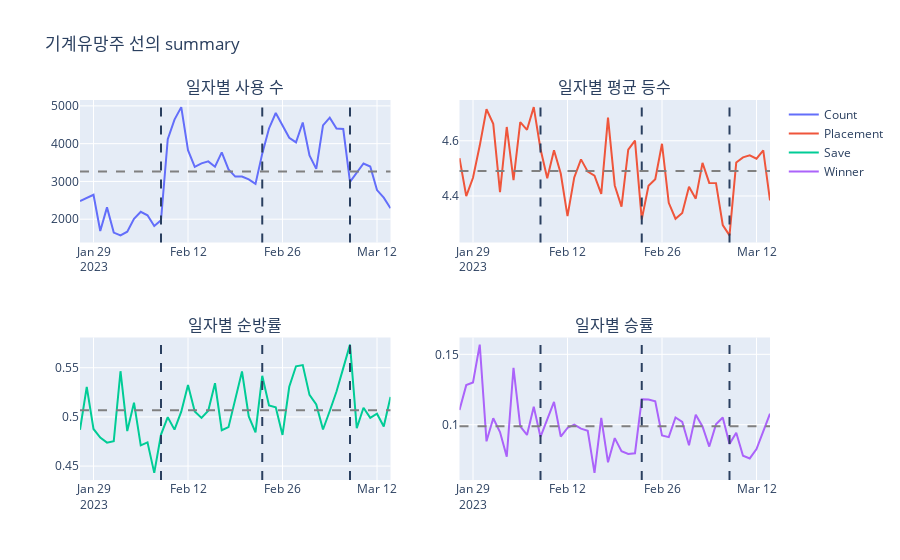

Notebook source saved alongside this figure:
### Markdown cell above
### 기계유망주 선의

#### summary

사용 수 : 153222

평균 순위 : 4.49

평균 순방률 : 50.6%

평균 승률 : 9.9%


시간별 트렌드

1) 사용 수 : 2월 8일 이후 사용량 증가

2) 성적 : 2월 8일 이후 성적 증가 but 승률은 감소

3) 특이사항




#### 증강체

1) 특성 관련 증강 : 선의 문장, 고대의 기록 보관소, 기계유망주 심장

2) 영웅 증강 : 이중 방울, 불타는 영혼, 한숨 잘 시간, 융화

3) 이 외 증강 : 휴대용 대장간, 보석 연꽃, 재료 구러미

4) 성적 좋은 3개 증강 : 이중 방울, 선의 문장, 보석 연꽃

5) 특이사항 : 선의 문장, 보석 연꽃 사용 시 승률 증가

#### 아이템

1) 딜러 아이템 : 푸른 파수꾼, 보석 건틀릿, 거인 학살자, 마법공학 총검, 모렐로노미콘, 쇼진의 창

2) 탱커 아이템 : 이온 충격기, 가고일 돌갑옷

3) 기타 아이템 : 선의 상징, 도적의 장갑

4) 성적 좋은 아이템 : 대부분의 아이템의 순방률 50%를 넘어감.

5) 특이사항 : 선의 상징, 마법공학 총검의 승률이 높음

#### 챔피언

1) 키 챔피언 : 조이, 소라카

2) 특이사항 : 룰루까지 사용하는 경우 - 5기계유망주 순위가 높은 것을 확인

### Code cell
visualization_summary['기계유망주 선의'][1]

### Figure 1 — Plotly figure (JSON) as saved in the notebook; plotly's stock layout.template omitted (floating-point values rounded to 4 significant figures)
{"data": [{"mode": "lines", "name": "Count", "type": "scatter", "x": ["2023-01-27", "2023-01-28", "2023-01-29", "2023-01-30", "2023-01-31", "2023-02-01", "2023-02-02", "2023-02-03", "2023-02-04", "2023-02-05", "2023-02-06", "2023-02-07", "2023-02-08", "2023-02-09", "2023-02-10", "2023-02-11", "2023-02-12", "2023-02-13", "2023-02-14", "2023-02-15", "2023-02-16", "2023-02-17", "2023-02-18", "2023-02-19", "2023-02-20", "2023-02-21", "2023-02-22", "2023-02-23", "2023-02-24", "2023-02-25", "2023-02-26", "2023-02-27", "2023-02-28", "2023-03-01", "2023-03-02", "2023-03-03", "2023-03-04", "2023-03-05", "2023-03-06", "2023-03-07", "2023-03-08", "2023-03-09", "2023-03-10", "2023-03-11", "2023-03-12", "2023-03-13", "2023-03-14"], "y": [2481, 2560, 2647, 1689, 2313, 1645, 1572, 1668, 2008, 2197, 2103, 1819, 1971, 4120, 4638, 4967, 3828, 3386, 3477, 3531, 3390, 3770, 3317, 3128, 3131, 3053, 2934, 3736, 4402, 4812, 4484, 4157, 4033, 4561, 3691, 3332, 4485, 4688, 4399, 4387, 2987, 3226, 3475, 3393, 2770, 2570, 2291]}, {"mode": "lines", "name": "Placement", "type": "scatter", "x": ["2023-01-27", "2023-01-28", "2023-01-29", "2023-01-30", "2023-01-31", "2023-02-01", "2023-02-02", "2023-02-03", "2023-02-04", "2023-02-05", "2023-02-06", "2023-02-07", "2023-02-08", "2023-02-09", "2023-02-10", "2023-02-11", "2023-02-12", "2023-02-13", "2023-02-14", "2023-02-15", "2023-02-16", "2023-02-17", "2023-02-18", "2023-02-19", "2023-02-20", "2023-02-21", "2023-02-22", "2023-02-23", "2023-02-24", "2023-02-25", "2023-02-26", "2023-02-27", "2023-02-28", "2023-03-01", "2023-03-02", "2023-03-03", "2023-03-04", "2023-03-05", "2023-03-06", "2023-03-07", "2023-03-08", "2023-03-09", "2023-03-10", "2023-03-11", "2023-03-12", "2023-03-13", "2023-03-14"], "xaxis": "x2", "y": [4.537, 4.4, 4.466, 4.583, 4.714, 4.661, 4.414, 4.65, 4.457, 4.667, 4.64, 4.722, 4.57, 4.465, 4.566, 4.481, 4.327, 4.467, 4.533, 4.488, 4.474, 4.408, 4.684, 4.438, 4.362, 4.568, 4.601, 4.315, 4.437, 4.461, 4.589, 4.375, 4.318, 4.338, 4.434, 4.39, 4.52, 4.447, 4.447, 4.295, 4.257, 4.521, 4.54, 4.547, 4.535, 4.565, 4.384], "yaxis": "y2"}, {"mode": "lines", "name": "Save", "type": "scatter", "x": ["2023-01-27", "2023-01-28", "2023-01-29", "2023-01-30", "2023-01-31", "2023-02-01", "2023-02-02", "2023-02-03", "2023-02-04", "2023-02-05", "2023-02-06", "2023-02-07", "2023-02-08", "2023-02-09", "2023-02-10", "2023-02-11", "2023-02-12", "2023-02-13", "2023-02-14", "2023-02-15", "2023-02-16", "2023-02-17", "2023-02-18", "2023-02-19", "2023-02-20", "2023-02-21", "2023-02-22", "2023-02-23", "2023-02-24", "2023-02-25", "2023-02-26", "2023-02-27", "2023-02-28", "2023-03-01", "2023-03-02", "2023-03-03", "2023-03-04", "2023-03-05", "2023-03-06", "2023-03-07", "2023-03-08", "2023-03-09", "2023-03-10", "2023-03-11", "2023-03-12", "2023-03-13", "2023-03-14"], "xaxis": "x3", "y": [0.4869, 0.5305, 0.4877, 0.479, 0.4738, 0.4754, 0.5464, 0.4856, 0.5144, 0.4711, 0.4741, 0.4431, 0.482, 0.4998, 0.4871, 0.5053, 0.5324, 0.5056, 0.499, 0.5064, 0.5342, 0.4865, 0.4896, 0.5185, 0.5462, 0.5005, 0.4843, 0.5418, 0.5116, 0.5098, 0.4817, 0.5307, 0.5515, 0.5527, 0.5224, 0.5126, 0.4872, 0.506, 0.5258, 0.5496, 0.5735, 0.4885, 0.5094, 0.499, 0.5032, 0.4903, 0.5203], "yaxis": "y3"}, {"mode": "lines", "name": "Winner", "type": "scatter", "x": ["2023-01-27", "2023-01-28", "2023-01-29", "2023-01-30", "2023-01-31", "2023-02-01", "2023-02-02", "2023-02-03", "2023-02-04", "2023-02-05", "2023-02-06", "2023-02-07", "2023-02-08", "2023-02-09", "2023-02-10", "2023-02-11", "2023-02-12", "2023-02-13", "2023-02-14", "2023-02-15", "2023-02-16", "2023-02-17", "2023-02-18", "2023-02-19", "2023-02-20", "2023-02-21", "2023-02-22", "2023-02-23", "2023-02-24", "2023-02-25", "2023-02-26", "2023-02-27", "2023-02-28", "2023-03-01", "2023-03-02", "2023-03-03", "2023-03-04", "2023-03-05", "2023-03-06", "2023-03-07", "2023-03-08", "2023-03-09", "2023-03-10", "2023-03-11", "2023-03-12", "2023-03-13", "2023-03-14"], "xaxis": "x4", "y": [0.1104, 0.1281, 0.13, 0.1569, 0.0882, 0.1046, 0.09478, 0.07734, 0.1404, 0.09877, 0.09272, 0.1127, 0.09132, 0.1041, 0.1162, 0.0916, 0.0977, 0.1001, 0.09721, 0.09572, 0.06578, 0.1048, 0.07326, 0.09047, 0.08112, 0.07927, 0.07975, 0.118, 0.1179, 0.1166, 0.09233, 0.09117, 0.1051, 0.102, 0.08534, 0.1071, 0.09877, 0.08447, 0.1003, 0.1051, 0.08637, 0.09423, 0.07799, 0.07604, 0.08267, 0.09533, 0.1078], "yaxis": "y4"}], "layout": {"annotations": [{"font": {"size": 16}, "showarrow": false, "text": "일자별 사용 수", "x": 0.225, "xanchor": "center", "xref": "paper", "y": 1, "yanchor": "bottom", "yref": "paper"}, {"font": {"size": 16}, "showarrow": false, "text": "일자별 평균 등수", "x": 0.775, "xanchor": "center", "xref": "paper", "y": 1, "yanchor": "bottom", "yref": "paper"}, {"font": {"size": 16}, "showarrow": false, "text": "일자별 순방률", "x": 0.225, "xanchor": "center", "xref": "paper", "y": 0.375, "yanchor": "bottom", "yref": "paper"}, {"font": {"size": 16}, "showarrow": false, "text": "일자별 승률", "x": 0.775, "xanchor": "center", "xref": "paper", "y": 0.375, "yanchor": "bottom", "yref": "paper"}], "shapes": [{"line": {"dash": "dash"}, "type": "line", "x0": "2023-02-08", "x1": "2023-02-08", "xref": "x", "y0": 0, "y1": 1, "yref": "y domain"}, {"line": {"dash": "dash"}, "type": "line", "x0": "2023-02-08", "x1": "2023-02-08", "xref": "x2", "y0": 0, "y1": 1, "yref": "y2 domain"}, {"line": {"dash": "dash"}, "type": "line", "x0": "2023-02-08", "x1": "2023-02-08", "xref": "x3", "y0": 0, "y1": 1, "yref": "y3 domain"}, {"line": {"dash": "dash"}, "type": "line", "x0": "2023-02-08", "x1": "2023-02-08", "xref": "x4", "y0": 0, "y1": 1, "yref": "y4 domain"}, {"line": {"dash": "dash"}, "type": "line", "x0": "2023-02-23", "x1": "2023-02-23", "xref": "x", "y0": 0, "y1": 1, "yref": "y domain"}, {"line": {"dash": "dash"}, "type": "line", "x0": "2023-02-23", "x1": "2023-02-23", "xref": "x2", "y0": 0, "y1": 1, "yref": "y2 domain"}, {"line": {"dash": "dash"}, "type": "line", "x0": "2023-02-23", "x1": "2023-02-23", "xref": "x3", "y0": 0, "y1": 1, "yref": "y3 domain"}, {"line": {"dash": "dash"}, "type": "line", "x0": "2023-02-23", "x1": "2023-02-23", "xref": "x4", "y0": 0, "y1": 1, "yref": "y4 domain"}, {"line": {"dash": "dash"}, "type": "line", "x0": "2023-03-08", "x1": "2023-03-08", "xref": "x", "y0": 0, "y1": 1, "yref": "y domain"}, {"line": {"dash": "dash"}, "type": "line", "x0": "2023-03-08", "x1": "2023-03-08", "xref": "x2", "y0": 0, "y1": 1, "yref": "y2 domain"}, {"line": {"dash": "dash"}, "type": "line", "x0": "2023-03-08", "x1": "2023-03-08", "xref": "x3", "y0": 0, "y1": 1, "yref": "y3 domain"}, {"line": {"dash": "dash"}, "type": "line", "x0": "2023-03-08", "x1": "2023-03-08", "xref": "x4", "y0": 0, "y1": 1, "yref": "y4 domain"}, {"line": {"color": "gray", "dash": "dash"}, "type": "line", "x0": 0, "x1": 1, "xref": "x domain", "y0": 3260.0, "y1": 3260.0, "yref": "y"}, {"line": {"color": "gray", "dash": "dash"}, "type": "line", "x0": 0, "x1": 1, "xref": "x2 domain", "y0": 4.491, "y1": 4.491, "yref": "y2"}, {"line": {"color": "gray", "dash": "dash"}, "type": "line", "x0": 0, "x1": 1, "xref": "x3 domain", "y0": 0.5067, "y1": 0.5067, "yref": "y3"}, {"line": {"color": "gray", "dash": "dash"}, "type": "line", "x0": 0, "x1": 1, "xref": "x4 domain", "y0": 0.09889, "y1": 0.09889, "yref": "y4"}], "title": {"text": "기계유망주 선의 summary"}, "xaxis": {"anchor": "y", "domain": [0, 0.45]}, "xaxis2": {"anchor": "y2", "domain": [0.55, 1]}, "xaxis3": {"anchor": "y3", "domain": [0, 0.45]}, "xaxis4": {"anchor": "y4", "domain": [0.55, 1]}, "yaxis": {"anchor": "x", "domain": [0.625, 1]}, "yaxis2": {"anchor": "x2", "domain": [0.625, 1]}, "yaxis3": {"anchor": "x3", "domain": [0, 0.375]}, "yaxis4": {"anchor": "x4", "domain": [0, 0.375]}}}
